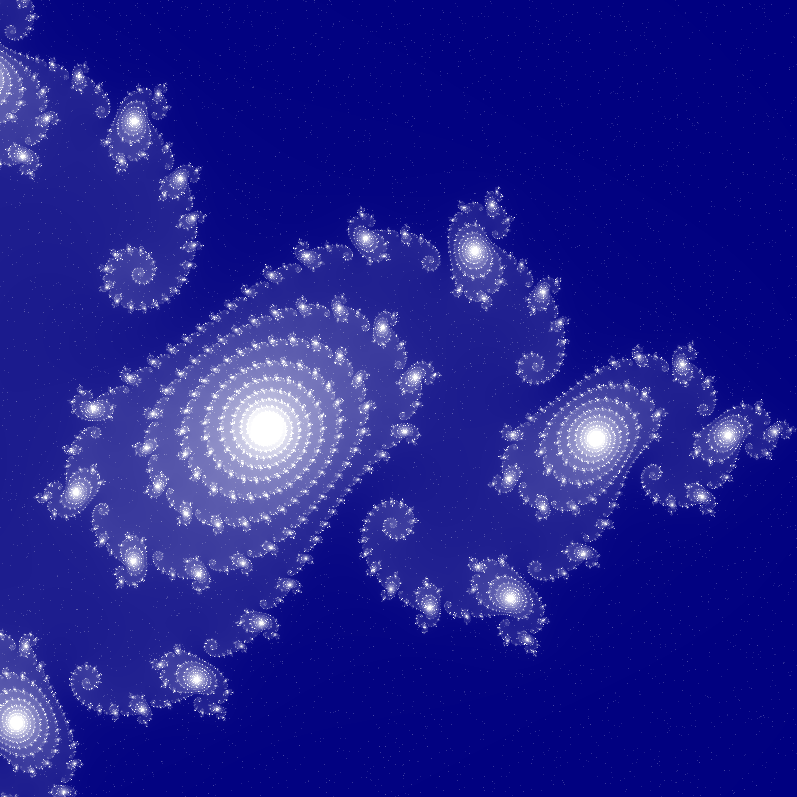
#> input picture 10th-anniversary-challenge.png, 797 x 797 px
$ python RGB_print.py
#> lines starting #> are read from the running program, lines starting #| are printed output that depends on the picture; after the words box and inside, x2 and y2 are one past the last pixel; in counts of white or black regions, pixels touching at a corner belong together
from PIL import Image
import numpy as np

# 画像を開く
image_path = '10th-anniversary-challenge.png'  # ここに画像のパスを指定
img = Image.open(image_path)
#> img is the input picture: PIL image 797x797 RGB; mean R, G, B 30.8, 30.8, 143.2
img = img.convert('RGB')  # RGBモードに変換

# 画像データをnumpy配列に変換
img_array = np.array(img)

# 各ビットプレーンを保存するための関数
def save_bit_plane(channel_array, channel_name):
    height, width = channel_array.shape
    for bit in range(8):
        bit_plane = (channel_array >> bit) & 1  # 指定されたビットの抽出
        bit_plane = bit_plane * 255  # 0と1を0と255にスケール
        bit_img = Image.fromarray(np.uint8(bit_plane))  # 画像に変換
        bit_img.save(f'{channel_name}_bit_{bit}.png')  # ファイルに保存

# R, G, Bチャンネルごとにビットプレーン分解して保存
red_channel = img_array[:, :, 0]  # Rチャンネル
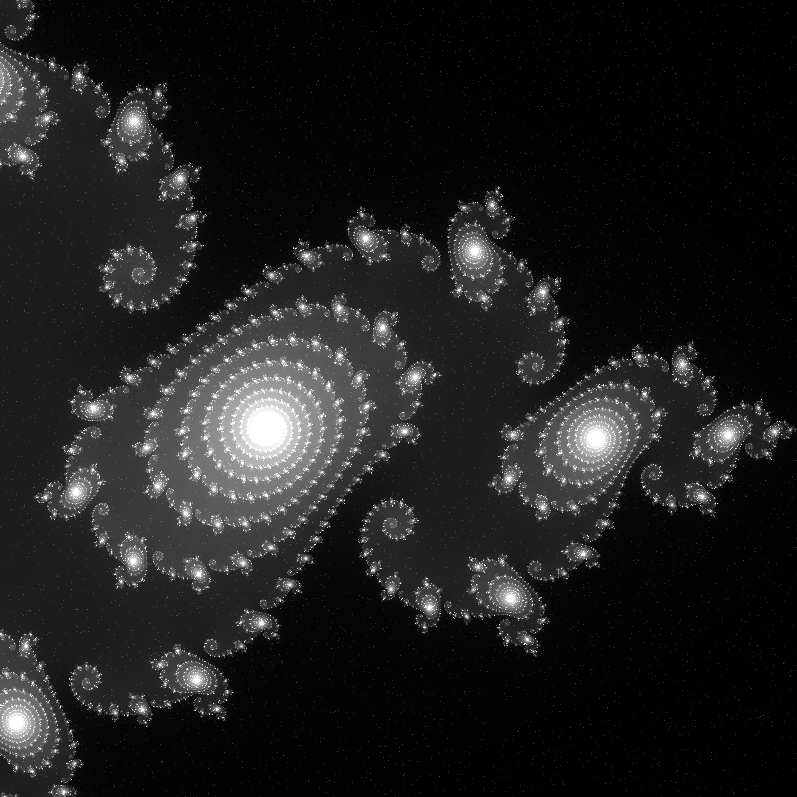
#> red_channel: shape (797, 797); min 0, max 255, mean 30.8
green_channel = img_array[:, :, 1]  # Gチャンネル
blue_channel = img_array[:, :, 2]  # Bチャンネル
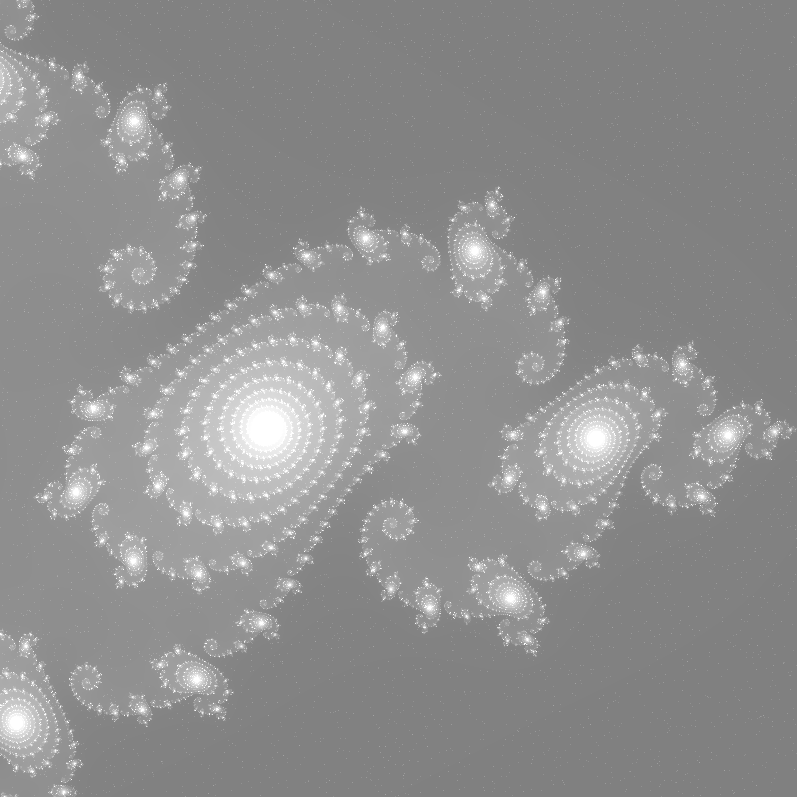
#> blue_channel: shape (797, 797); min 128, max 255, mean 143.2

save_bit_plane(red_channel, 'red')
#> the loop in save_bit_plane, `for bit in range(8):` made 8 passes
#> pass 1, in save_bit_plane, `bit_plane = (channel_array >> bit) & 1`:
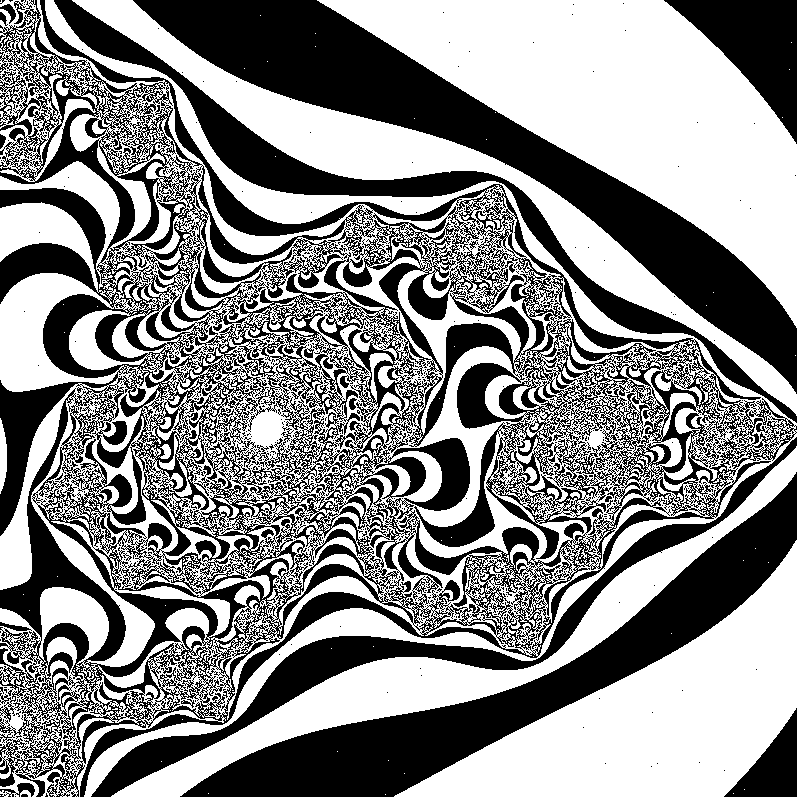
#> bit_plane: shape (797, 797); values 0 (black) and 1 (white), 53.8% white; 577 black regions (555 under 20 px), largest, box (x1, y1, x2, y2) and area: (0, 0, 797, 797) 166267, (133, 0, 797, 394) 45209, (180, 472, 797, 797) 35795
#> pass 2, in save_bit_plane, `bit_plane = (channel_array >> bit) & 1`:
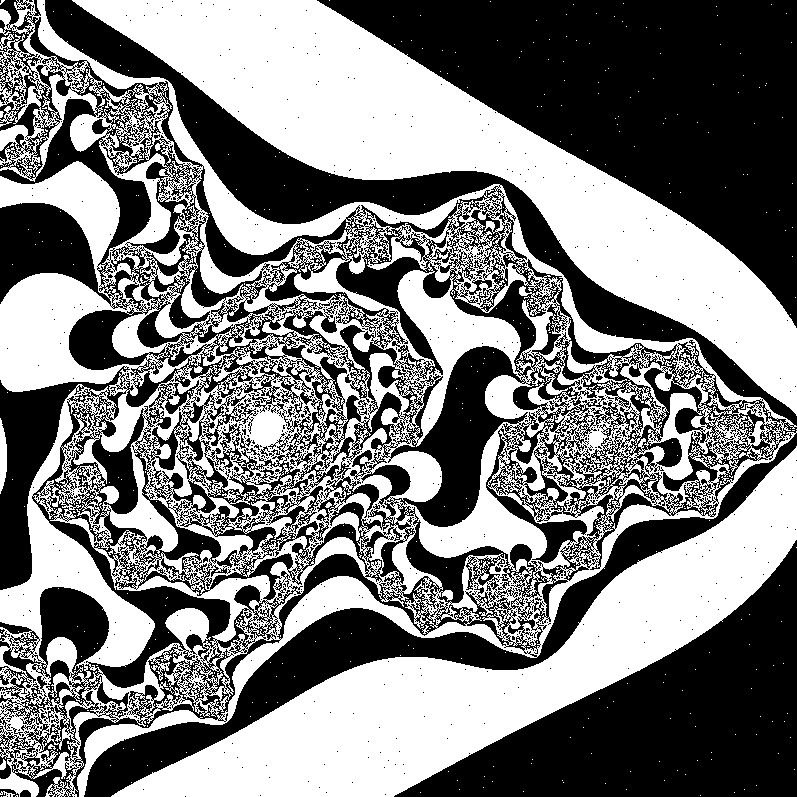
#> bit_plane: shape (797, 797); values 0 (black) and 1 (white), 48.7% white; 585 white regions (575 under 20 px), largest, box (x1, y1, x2, y2) and area: (0, 0, 797, 797) 175680, (72, 0, 797, 416) 72675, (111, 446, 797, 797) 59353
#> after the loop in save_bit_plane, `for bit in range(8):`:
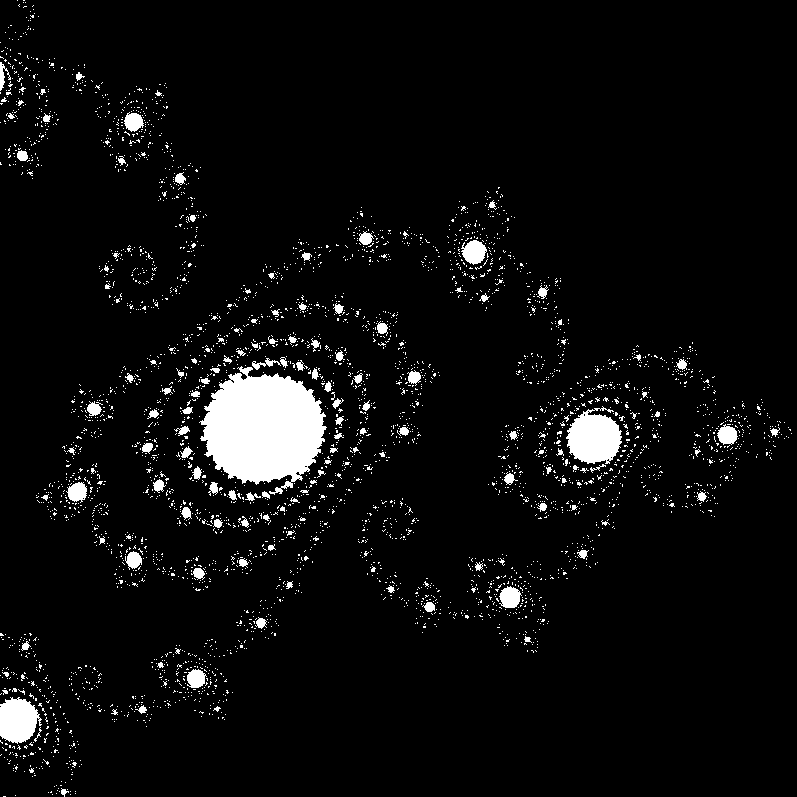
#> bit_img: PIL image 797x797 L; 4.9% white; 4069 white regions (3939 under 20 px), largest, box (x1, y1, x2, y2) and area: (199, 366, 327, 495) 10870, (566, 406, 622, 464) 2230, (0, 697, 42, 744) 1436
save_bit_plane(green_channel, 'green')
#> the loop in save_bit_plane (call 2), `for bit in range(8):` made 8 passes
#> pass 3, in save_bit_plane (call 2), `bit_plane = (channel_array >> bit) & 1`:
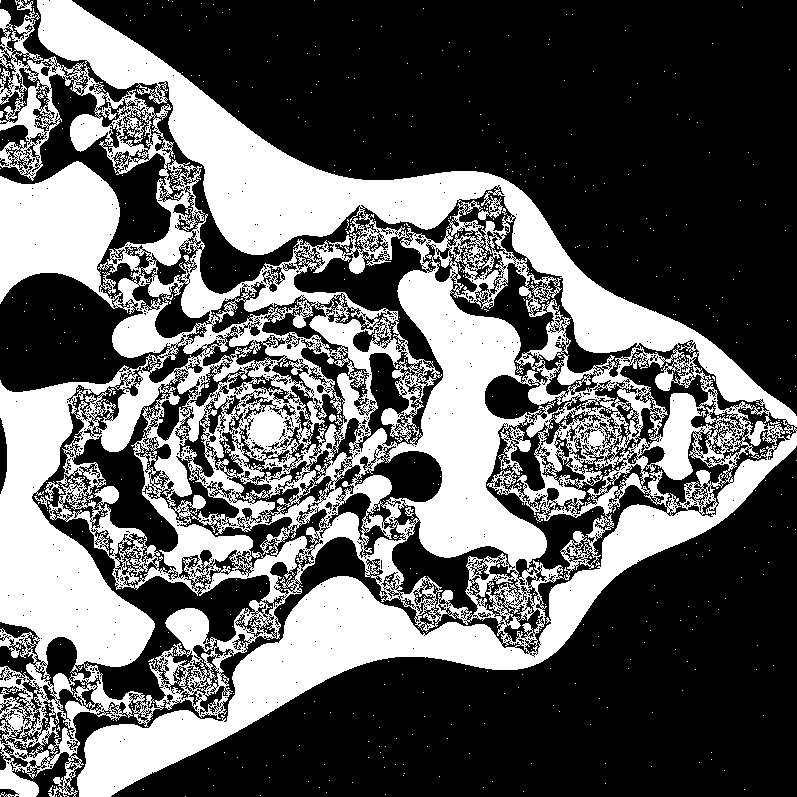
#> bit_plane: shape (797, 797); values 0 (black) and 1 (white), 37.1% white; 645 white regions (637 under 20 px), largest, box (x1, y1, x2, y2) and area: (0, 0, 797, 797) 234441, (15, 0, 33, 11) 89, (405, 507, 414, 519) 48
save_bit_plane(blue_channel, 'blue')
#> the loop in save_bit_plane (call 3), `for bit in range(8):` made 8 passes
#> pass 3, in save_bit_plane (call 3), `bit_plane = (channel_array >> bit) & 1`:
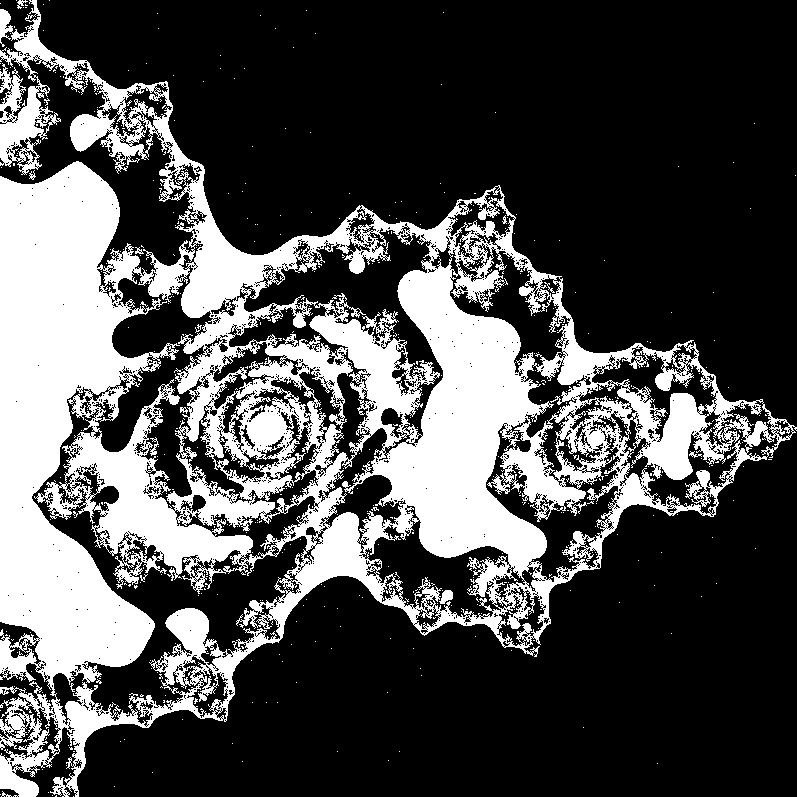
#> bit_plane: shape (797, 797); values 0 (black) and 1 (white), 29.8% white; 583 white regions (570 under 20 px), largest, box (x1, y1, x2, y2) and area: (0, 0, 797, 797) 187541, (439, 590, 453, 604) 126, (150, 437, 159, 456) 64
#> after the loop in save_bit_plane (call 3), `for bit in range(8):`: bit_img: PIL image 797x797 L; every value is 255

print("ビットプレーン分解画像を保存しました。")
